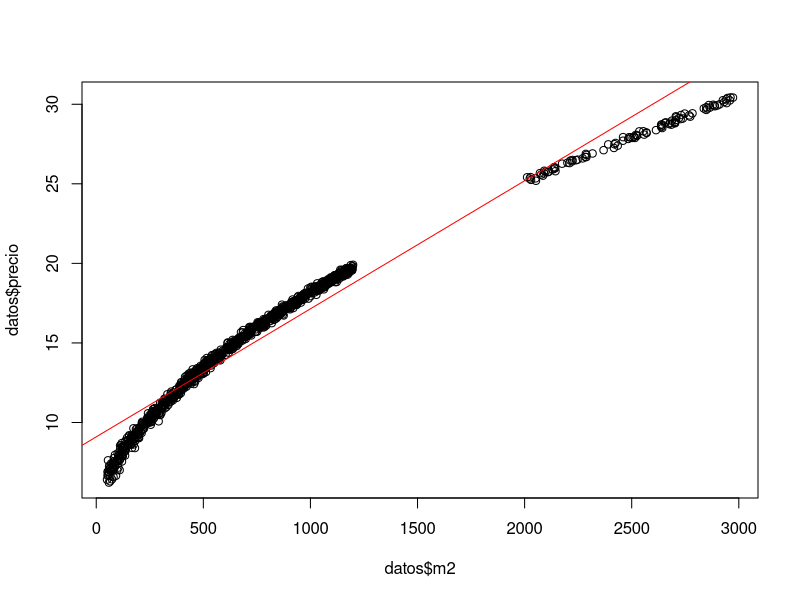
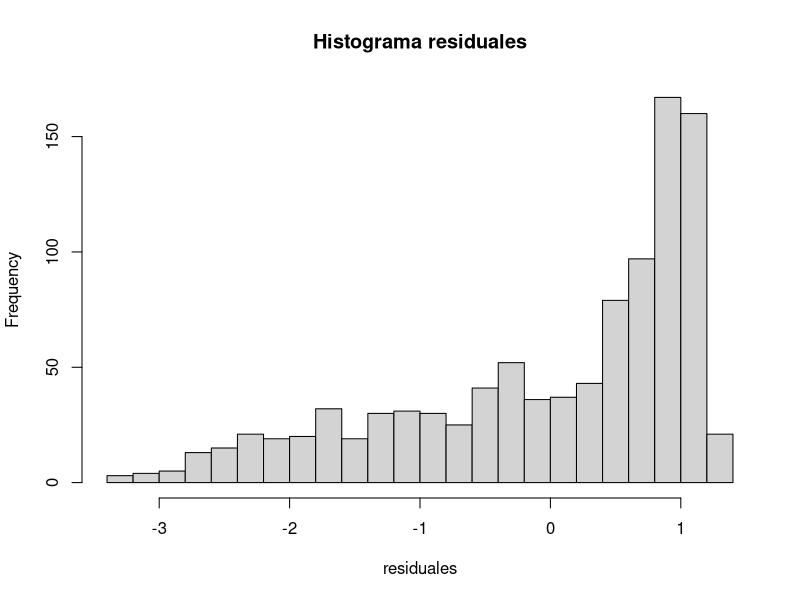
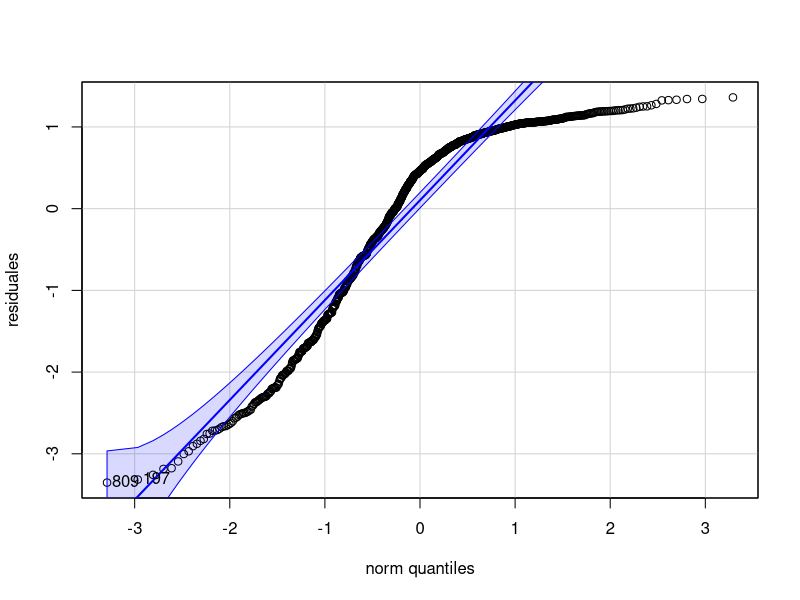
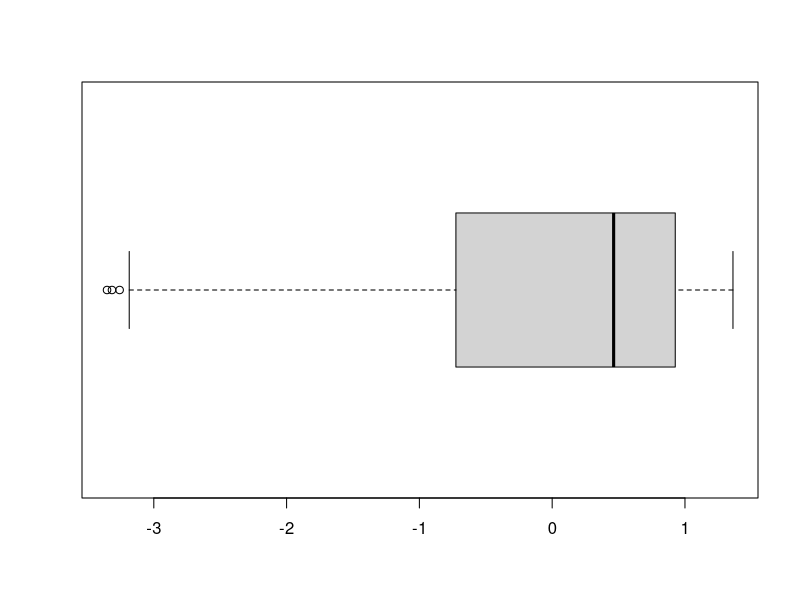
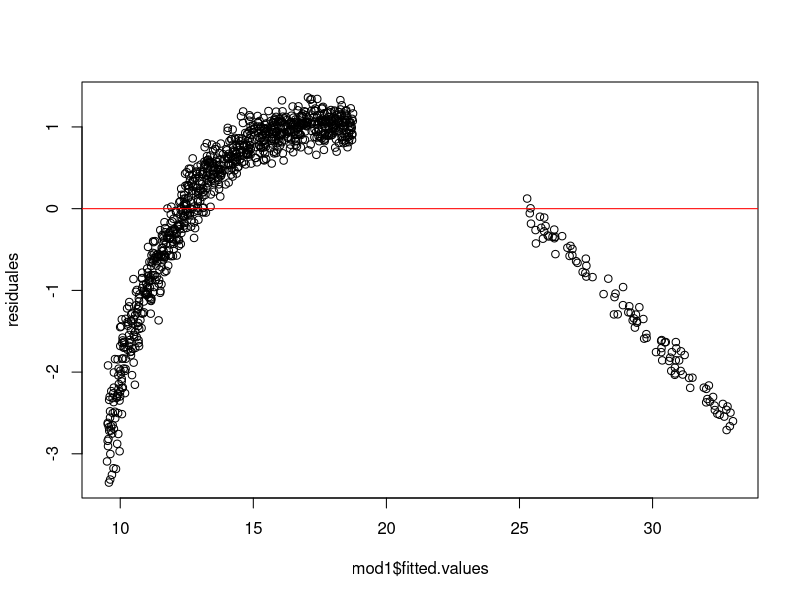
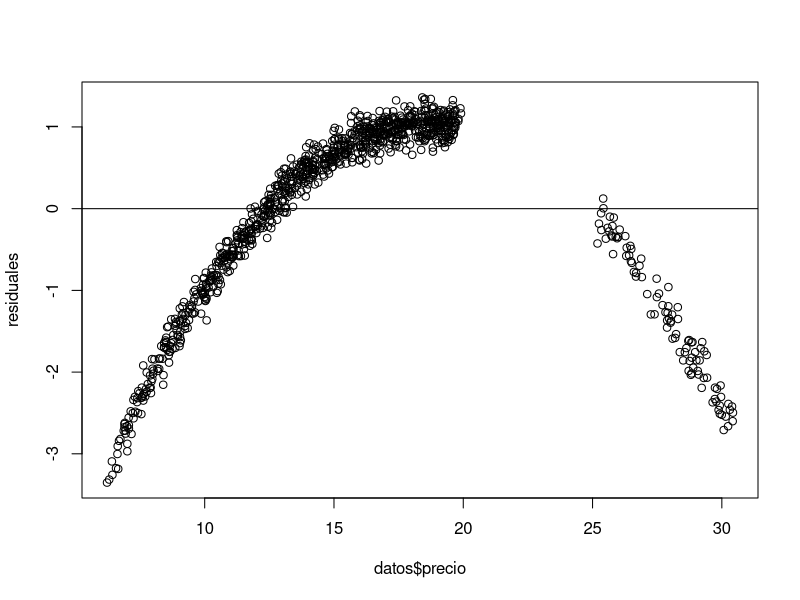
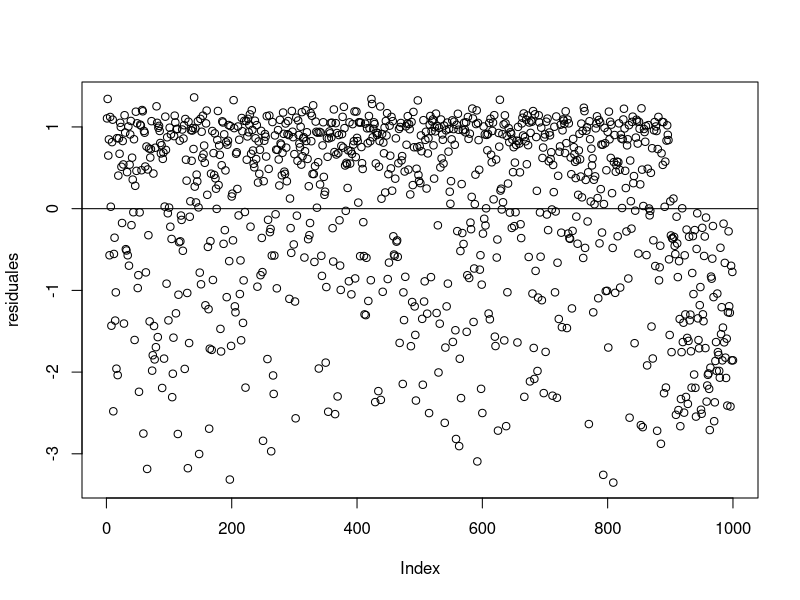
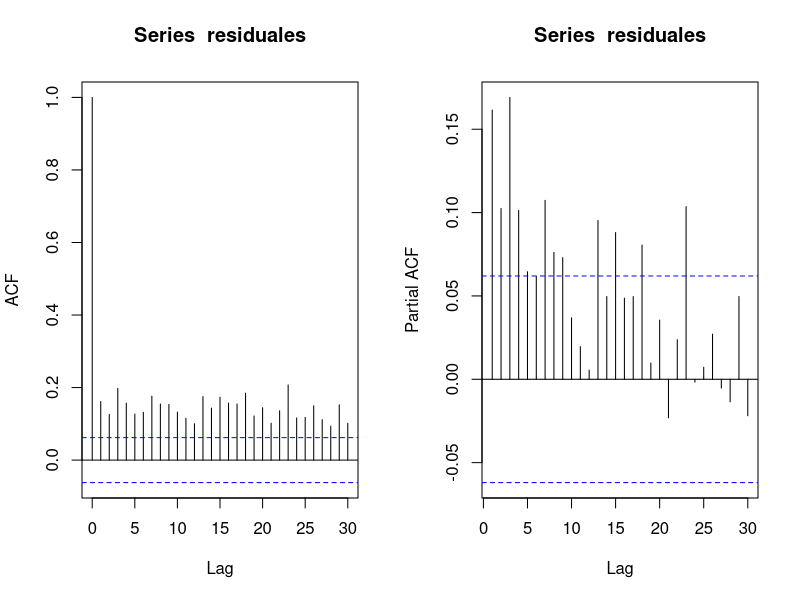

Source code (R) for these figures, in order:


##### 0 Cargar librerías, ya deben estar instaladas ######

library(car)
library(tseries)
library(nortest)
library(goftest)
library(lmtest)

##### Cargar datos ####

datos<-read.csv("precios_viviendas.csv")
datos_nuevos=read.csv("viviendas_sin_precios.csv")



###### 1 Descripción de los datos.

plot(datos$m2, datos$precio)
mod1<- lm(precio~m2,data=datos)
abline(mod1,col="red")
residuales=mod1$residuals



###### Respuesta 1: la variable respuesta es el precio porque es la variable que se quiere predecir
###### El modelo no es muy apropiado para elconjunto de datos porque hay puntos inusuales 
###### y  además parece que la relación no es líneal.

  summary(mod1)
  
  mean(datos$precio)

  ###Respuesta 2: 
  ### Modelo  y=9.09  + 0.008047x +e
  ###Valores predichos y_gorro= 9.09  + 0.008047x
  
  #Respuesta 3: Bo  -> Ho: Bo=0 y Ha: Bo <> 0
  # estadístico t para Bo: 160.5
  # valor p <2e-16, como es menora 0.05 se rechaza Ho y se dice que el intercepto es significativo
  
  
  #Respuesta 3: B1  -> Ho: B1=0 y Ha: B1 <> 0
  # estadístico t para B1: 147.7
  # valor p <2e-16, como es menora 0.05 se rechaza Ho y se dice que el coeficiente B1 es significativo
  
  
  # Respuesta 4:  Bo: 0.057, B1: 5.447e-05
  
  # Respuesta 5: 1.13
  
  


confint(mod1,level=0.95)



####Respuesta 6. Bo: (8.987779065, 9.21025384)
################ B1: (0.007939784, 0.00815356)


pred=predict(mod1,  interval= "confidence")

datos_con_pred=data.frame(datos,pred)

## respuesta 7: para fila 1: (18.001172, 18.156124) ## un intervalo por fila

pred_test=predict(mod1, newdata=datos_nuevos, interval= "prediction")

datos_nuevos_con_pred=data.frame(datos_nuevos,pred_test)

## respuesta 8: para fila 1:  (10.367541, 14.80573) ## un intervalo por fila



residuales<-mod1$residuals

#1. prueba normalidad ####

##1.1 Normalidad - Pruebas gráficas #####

#Histograma

hist(residuales, main="Histograma residuales", breaks=20)




#qqplot fancy
qqPlot(residuales)


boxplot(residuales, horizontal=T)

##1.2 Normalidad -pruebas estadísticas #########


shapiro.test(residuales) ##shapiro wilk

jarque.bera.test(residuales) ###jarque bera test

stats::ks.test(x=residuales,pnorm,0,sd(residuales)) ####kolmogorov smirnov

goftest::ad.test(residuales, pnorm, 0, sd(residuales))  ###Anderson darling

goftest::cvm.test(residuales,pnorm, 0, sd(residuales)) ###Cramer von mises

  
  ### Respuesta 9: SEgún las gráficas parece que los datos del error No se distribuyen normal,
  ### En las pruebas de hipotesis todos los valores p son menores a una significancia de 0.05 entonces se puede rechazar la hipotesis nula
  ### Por lo tanto los residuales No provienen de una distribución normal y no cumplen el supuestos

#2. prueba varianza constante - Homocedasticidad ####

##2.1 Homocedasticidad -Pruebas gráficas #####


plot(mod1$fitted.values,residuales)
abline(h=0, col="red")

plot(datos$precio,residuales)
abline(h=0)

##2.2 Homocedasticidad -Pruebas estadísticas #####

bptest(mod1)


### Respuesta 9: SEgún las gráficas parece que los datos del error no tienen varianza constante
### En la prueba de hipotesis el valor p no es  mayores a una significancia de 0.05 entonces se rechaza la hipotesis nula
### Por lo tanto los residuales no tienen varianza constante y no cumplen el supuesto de homecedasticidad



#3. prueba independencia  #####


##3.1 Independencia-Pruebas GRáficas #####

plot(residuales)
abline(h=0)
par(mfrow=c(1,2)) ###Separar la ventana de los gráficos
acf(residuales)
pacf(residuales)

##3.2 Independencia-Pruebas estadísticas #####

dwtest(mod1) 

bgtest(mod1)


### Respuesta 9: SEgún las gráficas parece que los datos del error no son independientes
### En las dos pruebas de hipotesis el valor p es no mayores a una significancia de 0.05 entonces no se rechaza la hipotesis nula
### Por lo tanto, los residuales son indpendientes y cumplen el supuesto
